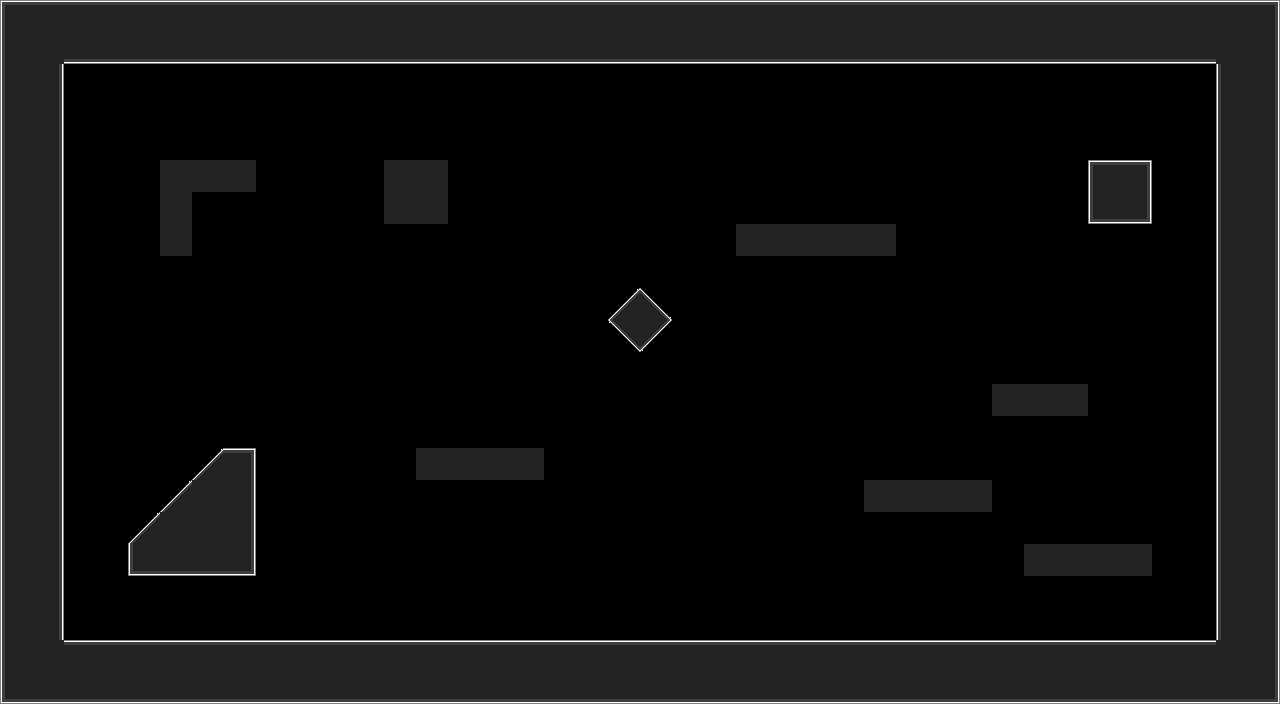

Below is a game level as drawn by its tile map, then a one-line description and the .tmx that defines it (tile-layer data replaced by summaries):
An orthogonal 40x22 tile map with 32x32 px tiles, 1 tile layer (Tile Layer 1) and 11 objects.

<map version="1.0" orientation="orthogonal" renderorder="left-down" width="40" height="22" tilewidth="32" tileheight="32" nextobjectid="14">
 <tileset firstgid="1" name="simple" tilewidth="32" tileheight="32">
  <image source="tmap.png" width="256" height="256" />
 </tileset>
 <layer name="Tile Layer 1" width="40" height="22">
  <data>[880 cells, 283 non-empty, 14 distinct tile ids]</data>
 </layer>
 <objectgroup name="collision">
  <object id="1" x="65" y="61">
   <polyline points="0,0 1151,3 1151,579 -1,579 -1,3" />
  </object>
  <object id="3" x="160" y="160">
   <polyline points="0,0 96,0 96,32 32,32 32,96 0,96 0,0" />
  </object>
  <object id="4" x="384" y="160">
   <polyline points="0,0 64,0 64,64 0,64 0,0" />
  </object>
  <object id="5" x="608" y="320">
   <polyline points="0,0 32,-32 64,0 32,32 0,0" />
  </object>
  <object id="6" x="736" y="224">
   <polyline points="0,0 0,32 160,32 160,0 0,0" />
  </object>
  <object id="7" x="1088" y="160">
   <polyline points="0,0 0,64 64,64 64,0 0,0" />
  </object>
  <object id="8" x="992" y="384">
   <polyline points="0,0 96,0 96,32 32,32 0,32 0,0" />
  </object>
  <object id="9" x="992" y="480">
   <polyline points="0,0 -128,0 -128,32 0,32 0,0" />
  </object>
  <object id="10" x="1024" y="544">
   <polyline points="0,0 128,0 128,32 0,32 0,0" />
  </object>
  <object id="11" x="416" y="448">
   <polyline points="0,0 128,0 128,32 0,32 0,0" />
  </object>
  <object id="12" x="256" y="448">
   <polyline points="0,0 -32,0 -128,96 -128,128 0,128 0,0" />
  </object>
 </objectgroup>
</map>